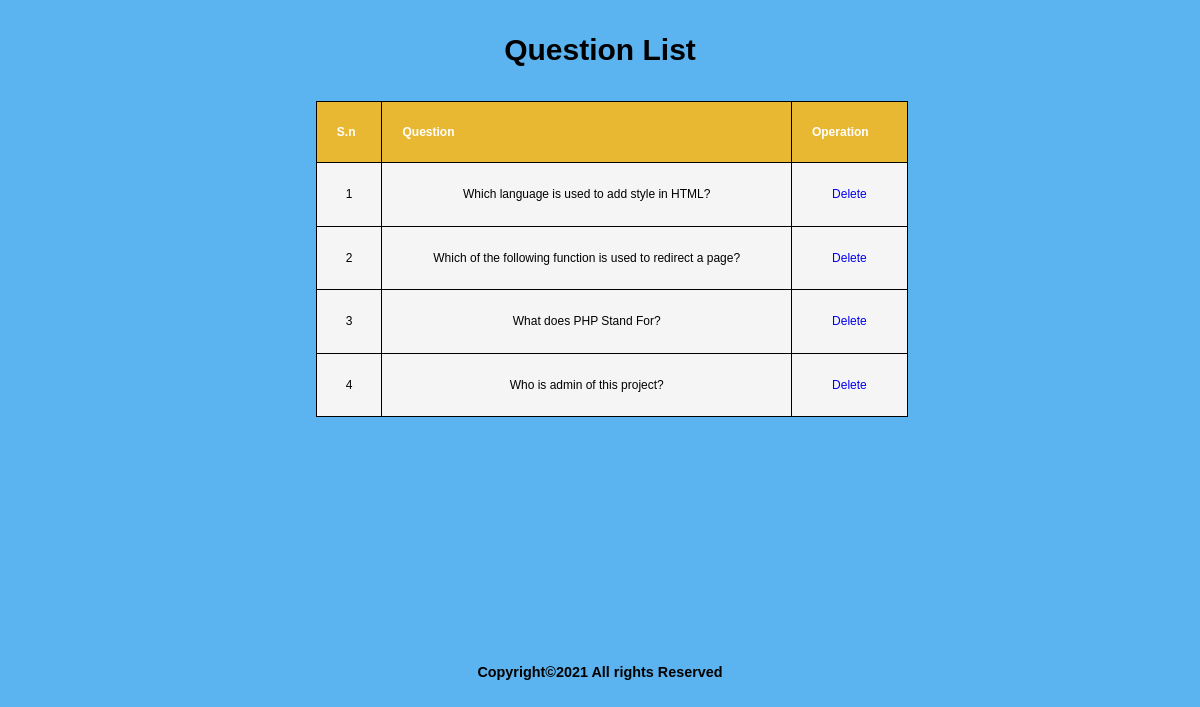
Page /quiz/questionlist.php on the committed database.
### tables this page shows
CREATE TABLE `questions` (
  `question_number` int(11) NOT NULL,
  `text` text NOT NULL
);

### quiz/questionlist.php (the view, shortened to what this page needs)
<!DOCTYPE html>
<html>
<head>
	<link rel="stylesheet" type="text/css" href="css/style.css">
</head>
<body>
	<h1> Question List</h1>
	<table border="1">
		<tr>
			<th>S.n</th>
			<th>Question</th>
			<th>Operation</th>
		</tr>
		<?php
		$conn=mysqli_connect("localhost","root","","project");
		$sql="SELECT question_number,text FROM questions";
		$result=$conn-> query($sql);
		if($result->  num_rows>0){
			while($row=$result-> fetch_assoc()){
				echo "<tr>";
				echo "<td>" . $row['question_number'] . "</td>";
				echo "<td>" . $row['text'] . "</td>";
				echo "<td><a href='delete1.php?question_number=".$row['question_number']."'>Delete</a></td>";
			}
			echo "</table>";
		}
		else{
			echo "0 result";
		}
?>
<h1 class="ft-2">
Copyright©2021   All rights Reserved
	</h1>
</body>
</html>

### quiz/css/style.css (style rules this page uses)
body { font-family: arial; font-size: 15px; line-height: 1.6cm; background-color: #5BB3F0; }
a { text-decoration: none; }
table { width:50%; font-size: 1vw; border-collapse: collapse; margin: 0 0 0 26%; }
th { text-align:center; vertical-align: bottom; height: 70%; padding: 0 10px 0 20px; background-color: #e9b833; color: white; text-align: left; }
td { font-size: 1vw; text-align:center; background-color:whitesmoke; }
h1 { text-align: center; }
tr { border: 1px black; }
.ft-2 { text-align:center; margin-top:19%; font-size:1.2vw; }

### rows in the picture
questions: question_number "1", text "Which language is used to add style in HTML?"
questions: question_number "2", text "Which of the following function is used to redirect a page?"
questions: question_number "3", text "What does PHP Stand For?"
questions: question_number "4", text "Who is admin of this project?"
